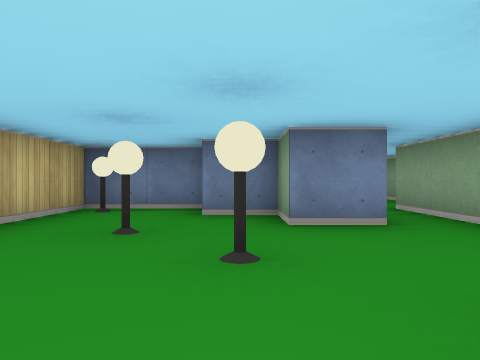
[1] (above)

16 first-person views from a walk through a cub3D ray-caster map. The camera is about half as high as the walls, looks level and sees 70° across. The floor is counted in squares. Each view is taken from the middle of a square. On the plan, view 1 faces up. The plan holds only what a view shows up to about 9 squares ahead; the rest is blank.

[2]
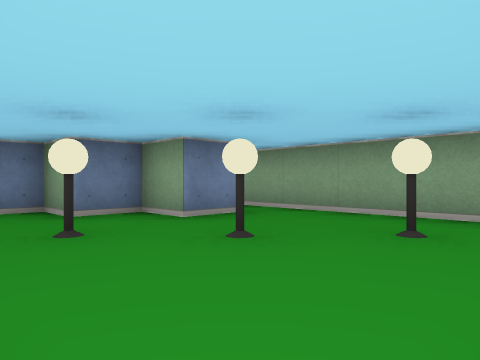

[3]
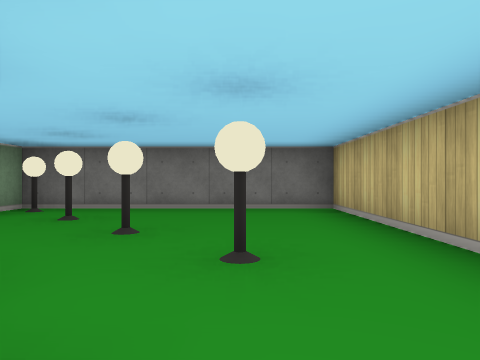

[4]
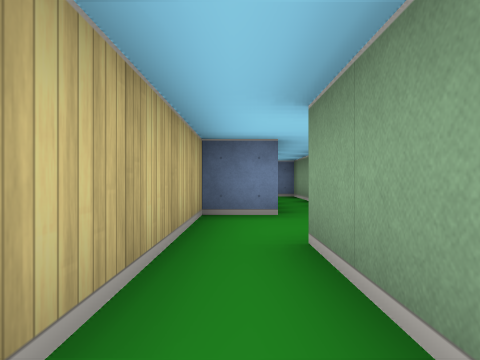

[5]
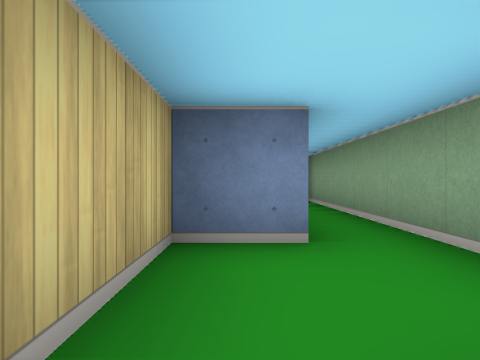

[6]
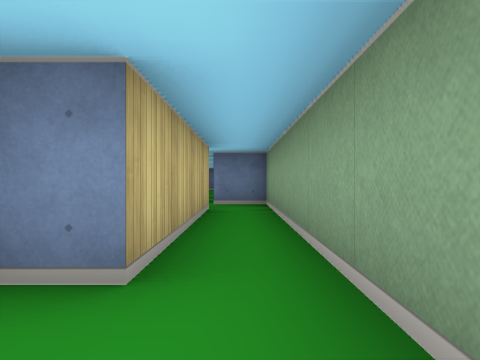

[7]
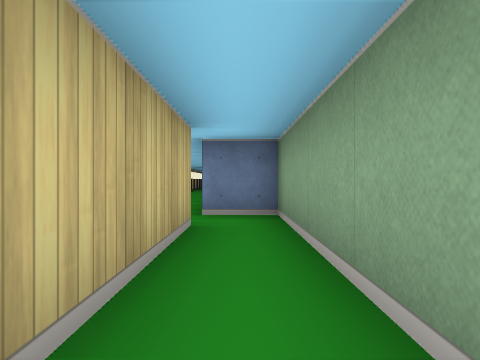

[8]
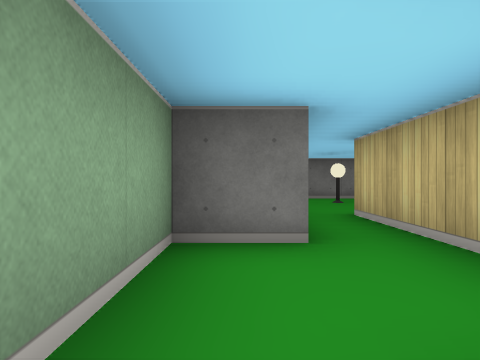

[9]
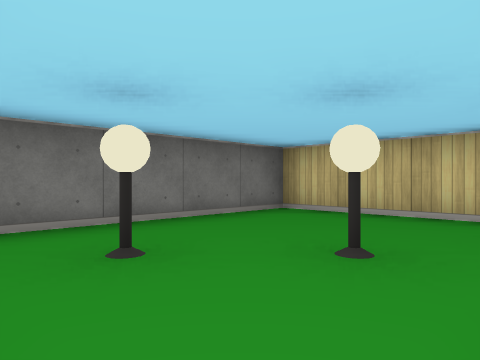

[10]
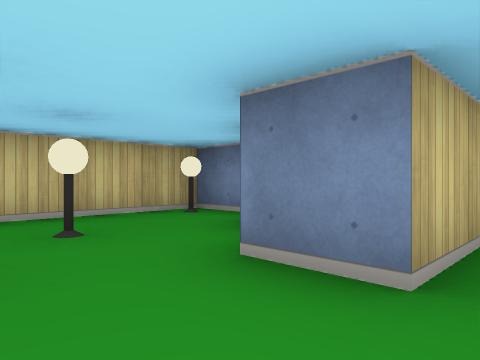

[11]
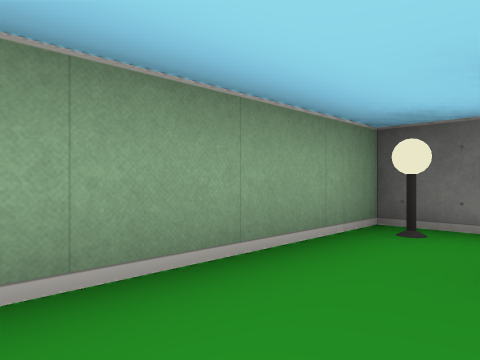

[12]
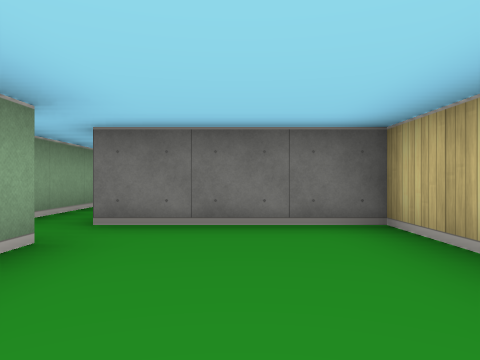

[13]
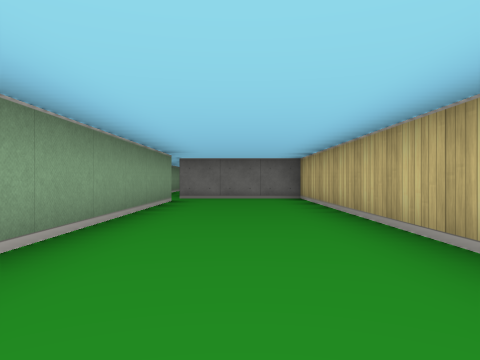

[14]
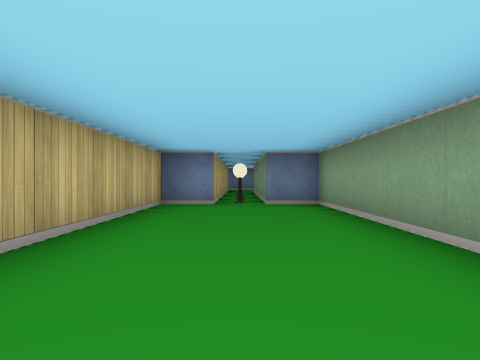

[15]
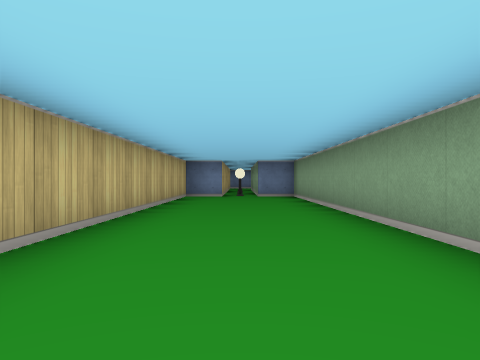

[16]
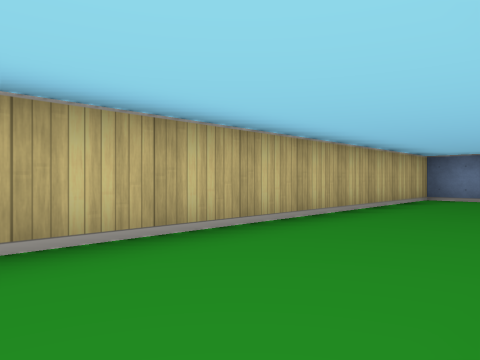

### Floor plan
Points are (right, up) in squares from view 1. A wall is a line through its corners. A room is listed if a view was taken in it or the views show most of it. See-through windows are left out.
Room 1 (views 1, 2, 3, 4, 9, 10, 11)
walls: (1.5, 3.5) (0.5, 3.5) (0.5, 4.5) (-0.5, 4.5) (-0.5, 5.5) (-2.5, 5.5) (-2.5, -0.5) (2.5, -0.5) (2.5, 3.5)
ways out: opening at (2, 4) to room 2
objects: lamp (-2, 5); lamp (-1, 3); lamp (0, 2); lamp (1, 1); lamp (2, 0)
Room 2 (views 5, 6)
walls: (2.5, 7.5) (1.5, 7.5) (1.5, 3.5); (2.5, 3.5) (2.5, 5.5) (3.5, 5.5) (3.5, 7.5)
ways out: opening at (2, 4) to room 1; opening at (3, 8) to room 3
Room 3 (views 7, 8)
walls: (2.5, 11.5) (2.5, 7.5); (3.5, 7.5) (3.5, 12.5) (2.5, 12.5)
ways out: opening at (3, 8) to room 2; opening at (3, 12) to room 4
Room 4 (views 12, 13, 14, 15, 16)
walls: (0.5, 21.5) (-0.5, 21.5) (-0.5, 11.5) (2.5, 11.5); (2.5, 12.5) (2.5, 21.5) (1.5, 21.5)
ways out: opening at (3, 12) to room 3

Positions as (right, up) in squares from view 1, and headings:
1: (0, 0), facing up
2: (-2, 0), facing up-right
3: (-1, 5), facing down
4: (2, 3), facing up
5: (2, 5), facing up
6: (3, 6), facing up
7: (3, 8), facing up
8: (3, 8), facing down
9: (2, 3), facing down-left
10: (2, 2), facing up-left
11: (1, 3), facing down-right
12: (1, 15), facing down
13: (1, 20), facing down
14: (1, 15), facing up
15: (1, 12), facing up
16: (2, 13), facing up-left
